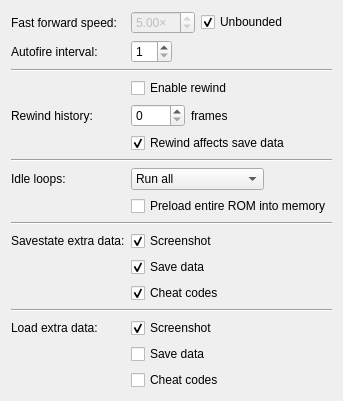
     <widget class="QWidget" name="emulation">
      <layout class="QFormLayout" name="formLayout_2">
       <property name="fieldGrowthPolicy">
        <enum>QFormLayout::FieldsStayAtSizeHint</enum>
       </property>
       <item row="0" column="0">
        <widget class="QLabel" name="label_18">
         <property name="text">
          <string>Fast forward speed:</string>
         </property>
        </widget>
       </item>
       <item row="0" column="1">
        <layout class="QHBoxLayout" name="horizontalLayout_5">
         <item>
          <widget class="QDoubleSpinBox" name="fastForwardRatio">
           <property name="enabled">
            <bool>false</bool>
           </property>
           <property name="suffix">
            <string>×</string>
           </property>
           <property name="minimum">
            <double>0.010000000000000</double>
           </property>
           <property name="maximum">
            <double>20.000000000000000</double>
           </property>
           <property name="singleStep">
            <double>0.500000000000000</double>
           </property>
           <property name="value">
            <double>5.000000000000000</double>
           </property>
          </widget>
         </item>
         <item>
          <widget class="QCheckBox" name="fastForwardUnbounded">
           <property name="text">
            <string>Unbounded</string>
           </property>
           <property name="checked">
            <bool>true</bool>
           </property>
          </widget>
         </item>
        </layout>
       </item>
       <item row="2" column="0" colspan="2">
        <widget class="Line" name="line">
         <property name="orientation">
          <enum>Qt::Horizontal</enum>
         </property>
        </widget>
       </item>
       <item row="3" column="1">
        <widget class="QCheckBox" name="rewind">
         <property name="text">
          <string>Enable rewind</string>
         </property>
        </widget>
       </item>
       <item row="4" column="0">
        <widget class="QLabel" name="label_8">
         <property name="text">
          <string>Rewind history:</string>
         </property>
        </widget>
       </item>
       <item row="4" column="1">
        <layout class="QHBoxLayout" name="horizontalLayout_13">
         <item>
          <widget class="QSpinBox" name="rewindCapacity">
           <property name="maximum">
            <number>3600</number>
           </property>
          </widget>
         </item>
         <item>
          <widget class="QLabel" name="label_7">
           <property name="text">
            <string>frames</string>
           </property>
          </widget>
         </item>
        </layout>
       </item>
       <item row="6" column="0" colspan="2">
        <widget class="Line" name="line_3">
         <property name="orientation">
          <enum>Qt::Horizontal</enum>
         </property>
        </widget>
       </item>
       <item row="7" column="0">
        <widget class="QLabel" name="label_15">
         <property name="text">
          <string>Idle loops:</string>
         </property>
        </widget>
       </item>
       <item row="7" column="1">
        <widget class="QComboBox" name="idleOptimization">
         <item>
          <property name="text">
           <string>Run all</string>
          </property>
         </item>
         <item>
          <property name="text">
           <string>Remove known</string>
          </property>
         </item>
         <item>
          <property name="text">
           <string>Detect and remove</string>
          </property>
         </item>
        </widget>
       </item>
       <item row="9" column="0" colspan="2">
        <widget class="Line" name="line_2">
         <property name="orientation">
          <enum>Qt::Horizontal</enum>
         </property>
        </widget>
       </item>
       <item row="10" column="0">
        <widget class="QLabel" name="label_24">
         <property name="text">
          <string>Savestate extra data:</string>
         </property>
        </widget>
       </item>
       <item row="10" column="1">
        <widget class="QCheckBox" name="saveStateScreenshot">
         <property name="text">
          <string>Screenshot</string>
         </property>
         <property name="checked">
          <bool>true</bool>
         </property>
        </widget>
       </item>
       <item row="11" column="1">
        <widget class="QCheckBox" name="saveStateSave">
         <property name="text">
          <string>Save data</string>
         </property>
         <property name="checked">
          <bool>true</bool>
         </property>
        </widget>
       </item>
       <item row="12" column="1">
        <widget class="QCheckBox" name="saveStateCheats">
         <property name="text">
          <string>Cheat codes</string>
         </property>
         <property name="checked">
          <bool>true</bool>
         </property>
        </widget>
       </item>
       <item row="14" column="0">
        <widget class="QLabel" name="label_25">
         <property name="text">
          <string>Load extra data:</string>
         </property>
        </widget>
       </item>
       <item row="14" column="1">
        <widget class="QCheckBox" name="loadStateScreenshot">
         <property name="text">
          <string>Screenshot</string>
         </property>
         <property name="checked">
          <bool>true</bool>
         </property>
        </widget>
       </item>
       <item row="15" column="1">
        <widget class="QCheckBox" name="loadStateSave">
         <property name="text">
          <string>Save data</string>
         </property>
        </widget>
       </item>
       <item row="16" column="1">
        <widget class="QCheckBox" name="loadStateCheats">
         <property name="text">
          <string>Cheat codes</string>
         </property>
        </widget>
       </item>
       <item row="13" column="0" colspan="2">
        <widget class="Line" name="line_9">
         <property name="orientation">
          <enum>Qt::Horizontal</enum>
         </property>
        </widget>
       </item>
       <item row="5" column="1">
        <widget class="QCheckBox" name="rewindSave">
         <property name="text">
          <string>Rewind affects save data</string>
         </property>
         <property name="checked">
          <bool>true</bool>
         </property>
        </widget>
       </item>
       <item row="8" column="1">
        <widget class="QCheckBox" name="preload">
         <property name="text">
          <string>Preload entire ROM into memory</string>
         </property>
        </widget>
       </item>
       <item row="1" column="0">
        <widget class="QLabel" name="label_31">
         <property name="text">
          <string>Autofire interval:</string>
         </property>
        </widget>
       </item>
       <item row="1" column="1">
        <widget class="QSpinBox" name="autofireThreshold">
         <property name="minimum">
          <number>1</number>
         </property>
         <property name="maximum">
          <number>60</number>
         </property>
        </widget>
       </item>
      </layout>
     </widget>
